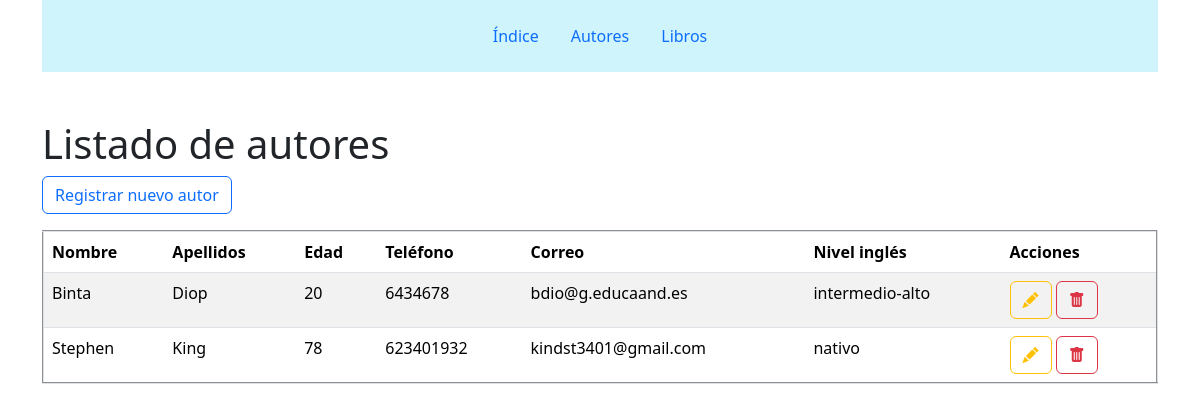
/authors/, run on an earlier commit of the app's database.
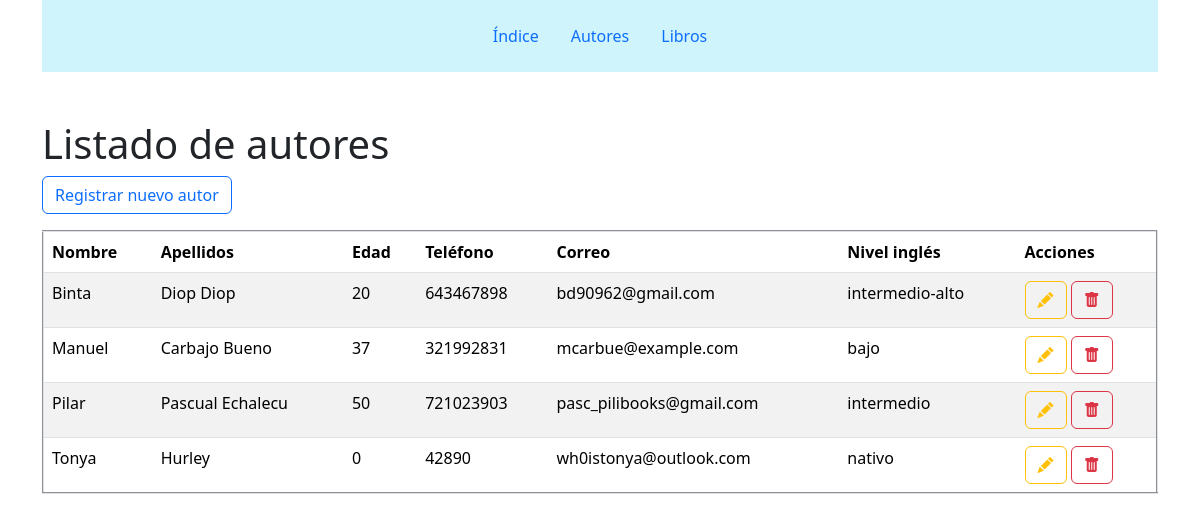
And on a later commit of the database.
### HolaMundo/models.py (models this page shows, shortened)
class Author (models.Model):
    name = models.CharField (
        verbose_name ='Nombre', # etiqueta dentro de la tabla
        max_length = 100,
        default = ''
    )
    last_name = models.CharField(
        verbose_name='Apellido',
        max_length = 150,
        default = ''
    )
    mail = models.CharField(
        verbose_name ='Email',
        max_length = 150,
        default = ''
    )
    age = models.PositiveSmallIntegerField(
        verbose_name = 'Edad',
        default = 0
    )
    phone_number = models.CharField(
        verbose_name = 'Teléfono',
        max_length = 9,
        default = ''
    )
    nivel_ingles = models.CharField(
        verbose_name = 'Nivel de inglés',
        max_length = 50,
        default = ''
    )

### HolaMundo/views.py (the view)
# urls.py: path('authors/', views.author),
def author(request):
    author = Author.objects.all() # obtenemos un autor de la base de datos
    return render(request,'author.html',{'authors':author}) # la página index.html hay que crearla dentro del

### HolaMundo/templates/author.html (shortened to what this page needs)
<!DOCTYPE html>
<html lang="en">
<head>
    {%extends 'index.html'%}
    {%block content%}
    <h1>Listado de autores</h1>
    <div>
        <a class="btn btn-outline-primary mb-3" href="/create-author/">Registrar nuevo autor</a>
    </div>
    <table border="2" class="table table-striped">
        <thead>
            <th scope="col">Nombre</th>
            <th scope="col">Apellidos</th>
            <th scope="col">Edad</th>
            <th scope="col">Teléfono</th>
            <th scope="col">Correo</th>
            <th scope="col">Nivel inglés</th>
            <th scope="col">Acciones</th>
        </thead>
        <tbody>
            {% for au in authors %}
            <tr>
                <td>{{ au.name }} </td>
                <td>{{ au.last_name }}</td>
                <td>{{ au.age }}</td>
                <td>{{ au.phone_number }}</td>
                <td>{{ au.mail }}</td>
                <td>{{ au.nivel_ingles }}</td>
                <td>
                    <a class="btn btn-outline-warning" href="/update-author/{{au.id}}"><i
                            class="bi bi-pencil-fill"></i></a>
                    <a class="btn btn-outline-danger" href="/delete-author/{{au.id}}"><i
                            class="bi bi-trash-fill"></i></a>
                </td>
            </tr>
            {% endfor %}
        </tbody>
    </table>
    {%endblock content%}

### HolaMundo/templates/index.html (shortened to what this page needs)
<!DOCTYPE html>
<html lang="en">
<head>
    {%block css%}
    <link href="https://cdn.jsdelivr.net/npm/bootstrap@5.3.8/dist/css/bootstrap.min.css" rel="stylesheet"
>
    <link rel="stylesheet" href="https://cdn.jsdelivr.net/npm/bootstrap-icons@1.13.1/font/bootstrap-icons.min.css">
    {%endblock css%}
</head>
<body class="container">
    {%block menu%}
    <ul class="nav justify-content-center p-3 mb-5 bg-info-subtle">
        <li class="list-group-item"><a class="nav-link" href="/">Índice</a></li>
        <li class="list-group-item"><a class="nav-link" href="/authors/">Autores</a></li>
        <li class="list-group-item"><a class="nav-link" href="/books/">Libros</a></li>
    </ul>
    {%endblock menu%}
    {%block content%}{%endblock content%}
</body>
</html>

What changed in the data, as far as the page shows it:
removed Author: name "Stephen", last_name "King", age "78", phone_number "623401932", mail "kindst3401@gmail.com", nivel_ingles "nativo"
changed Author "Binta": last_name "Diop" → "Diop Diop"; phone_number "6434678" → "643467898"; mail "bdio@g.educaand.es" → "bd90962@gmail.com"
added Author: name "Manuel", last_name "Carbajo Bueno", age "37", phone_number "321992831", mail "mcarbue@example.com", nivel_ingles "bajo"
added Author: name "Pilar", last_name "Pascual Echalecu", age "50", phone_number "721023903", mail "pasc_pilibooks@gmail.com", nivel_ingles "intermedio"
added Author: name "Tonya", last_name "Hurley", age "0", phone_number "42890", mail "wh0istonya@outlook.com", nivel_ingles "nativo"
